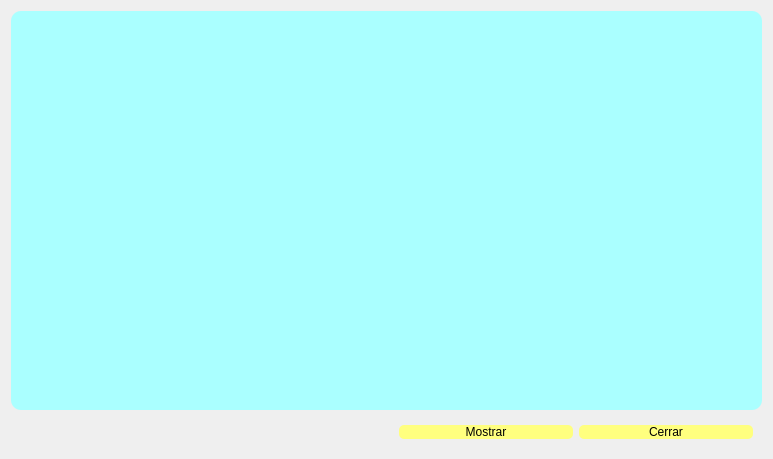
<?xml version="1.0" encoding="UTF-8"?>
<ui version="4.0">
 <class>Dialog</class>
 <widget class="QDialog" name="Dialog">
  <property name="geometry">
   <rect>
    <x>0</x>
    <y>0</y>
    <width>773</width>
    <height>459</height>
   </rect>
  </property>
  <property name="windowTitle">
   <string>Operacion 5</string>
  </property>
  <property name="styleSheet">
   <string notr="true">QTableWidget#tabla{
background-color: rgb(170, 255, 255);
	color: rgb(0, 0, 0);
	font: italic 5pt &quot;Poor Richard&quot;;
border-radius: 10px;
}
QPushButton#btn_close:hover{
background-color: rgb(85, 170, 0);
}
QPushButton#btn_close{
color: rgb(0, 0, 0);
font: italic 12pt &quot;Poor Richard&quot;;
background-color: rgb(255, 255, 127);
border-radius: 5px;
}
QPushButton#btn_mostrar:hover{
background-color: rgb(85, 170, 0);
}
QPushButton#btn_mostrar{
color: rgb(0, 0, 0);
font: italic 12pt &quot;Poor Richard&quot;;
background-color: rgb(255, 255, 127);
border-radius: 5px;
}</string>
  </property>
  <layout class="QGridLayout" name="gridLayout_2">
   <item row="0" column="0" colspan="2">
    <widget class="QTableWidget" name="tabla">
     <property name="styleSheet">
      <string notr="true">color: rgb(0, 0, 0);
font: italic 12pt &quot;Poor Richard&quot;;</string>
     </property>
    </widget>
   </item>
   <item row="1" column="0">
    <widget class="QWidget" name="widget" native="true"/>
   </item>
   <item row="1" column="1">
    <widget class="QWidget" name="widget_2" native="true">
     <layout class="QGridLayout" name="gridLayout">
      <item row="0" column="0">
       <widget class="QPushButton" name="btn_mostrar">
        <property name="cursor">
         <cursorShape>PointingHandCursor</cursorShape>
        </property>
        <property name="text">
         <string>Mostrar</string>
        </property>
       </widget>
      </item>
      <item row="0" column="1">
       <widget class="QPushButton" name="btn_close">
        <property name="cursor">
         <cursorShape>PointingHandCursor</cursorShape>
        </property>
        <property name="text">
         <string>Cerrar</string>
        </property>
       </widget>
      </item>
     </layout>
    </widget>
   </item>
  </layout>
 </widget>
 <resources/>
 <connections/>
</ui>
